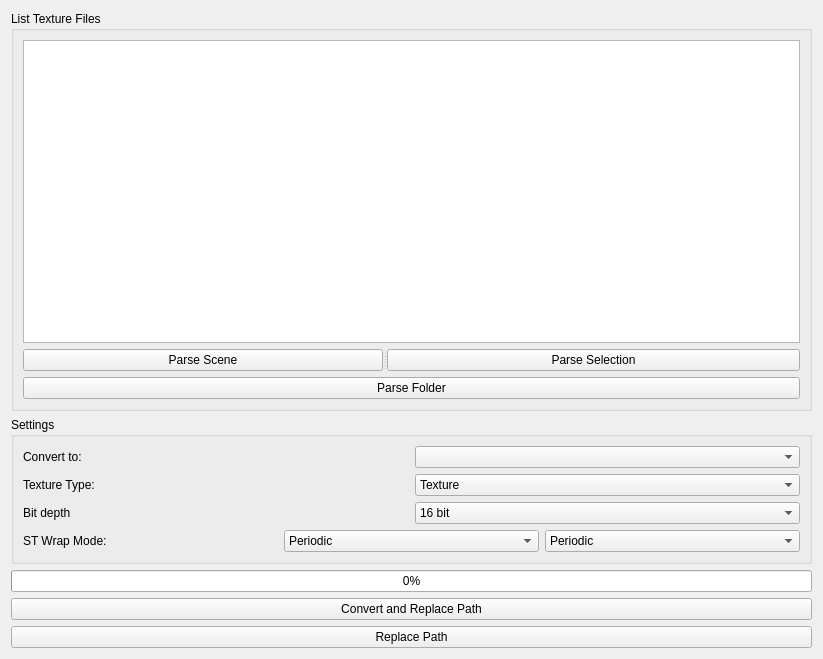
<?xml version="1.0" encoding="UTF-8"?>
<ui version="4.0">
 <class>sgGeoPaint</class>
 <widget class="QWidget" name="sgGeoPaint">
  <property name="geometry">
   <rect>
    <x>0</x>
    <y>0</y>
    <width>823</width>
    <height>659</height>
   </rect>
  </property>
  <property name="minimumSize">
   <size>
    <width>400</width>
    <height>201</height>
   </size>
  </property>
  <property name="windowTitle">
   <string>Convert ui to python</string>
  </property>
  <layout class="QGridLayout" name="gridLayout_4">
   <item row="5" column="0">
    <widget class="QPushButton" name="pushButton_sgReplacePath">
     <property name="text">
      <string>Replace Path</string>
     </property>
    </widget>
   </item>
   <item row="2" column="0">
    <widget class="QProgressBar" name="progressBar_sgConvertTextures">
     <property name="enabled">
      <bool>true</bool>
     </property>
     <property name="maximum">
      <number>100</number>
     </property>
     <property name="value">
      <number>0</number>
     </property>
     <property name="textVisible">
      <bool>true</bool>
     </property>
     <property name="invertedAppearance">
      <bool>false</bool>
     </property>
     <property name="format">
      <string>%p%</string>
     </property>
    </widget>
   </item>
   <item row="4" column="0">
    <widget class="QPushButton" name="pushButton_sgConvertAndReplace">
     <property name="text">
      <string>Convert and Replace Path</string>
     </property>
    </widget>
   </item>
   <item row="1" column="0">
    <widget class="QGroupBox" name="groupBox_sgConvertSettings">
     <property name="title">
      <string>Settings</string>
     </property>
     <property name="checkable">
      <bool>false</bool>
     </property>
     <layout class="QGridLayout" name="gridLayout_3">
      <item row="0" column="0">
       <layout class="QGridLayout" name="gridLayout">
        <item row="1" column="0">
         <widget class="QLabel" name="label_sgTextureType">
          <property name="text">
           <string>Texture Type:</string>
          </property>
         </widget>
        </item>
        <item row="1" column="1">
         <widget class="QComboBox" name="comboBox_sgTypeTexture">
          <item>
           <property name="text">
            <string>Texture</string>
           </property>
          </item>
          <item>
           <property name="text">
            <string>EnvLatL</string>
           </property>
          </item>
         </widget>
        </item>
        <item row="0" column="1">
         <widget class="QComboBox" name="comboBox_sgTypeConvert"/>
        </item>
        <item row="0" column="0">
         <widget class="QLabel" name="label_Texture">
          <property name="text">
           <string>Convert to:</string>
          </property>
         </widget>
        </item>
        <item row="2" column="1">
         <widget class="QComboBox" name="comboBox_sgBitDepth">
          <property name="currentIndex">
           <number>1</number>
          </property>
          <item>
           <property name="text">
            <string>8 bit</string>
           </property>
          </item>
          <item>
           <property name="text">
            <string>16 bit</string>
           </property>
          </item>
          <item>
           <property name="text">
            <string>half</string>
           </property>
          </item>
          <item>
           <property name="text">
            <string>float</string>
           </property>
          </item>
         </widget>
        </item>
        <item row="2" column="0">
         <widget class="QLabel" name="label_sgBitDepth">
          <property name="text">
           <string>Bit depth</string>
          </property>
         </widget>
        </item>
       </layout>
      </item>
      <item row="1" column="0">
       <layout class="QHBoxLayout" name="horizontalLayout">
        <item>
         <widget class="QLabel" name="label_WrapMode">
          <property name="text">
           <string>ST Wrap Mode:</string>
          </property>
         </widget>
        </item>
        <item>
         <widget class="QComboBox" name="comboBox_sgWrapHorizontal">
          <property name="currentText">
           <string>Periodic</string>
          </property>
          <property name="currentIndex">
           <number>2</number>
          </property>
          <item>
           <property name="text">
            <string>Black</string>
           </property>
          </item>
          <item>
           <property name="text">
            <string>Clamp</string>
           </property>
          </item>
          <item>
           <property name="text">
            <string>Periodic</string>
           </property>
          </item>
         </widget>
        </item>
        <item>
         <widget class="QComboBox" name="comboBox_sgWrapVertical">
          <property name="currentText">
           <string>Periodic</string>
          </property>
          <property name="currentIndex">
           <number>2</number>
          </property>
          <item>
           <property name="text">
            <string>Black</string>
           </property>
          </item>
          <item>
           <property name="text">
            <string>Clamp</string>
           </property>
          </item>
          <item>
           <property name="text">
            <string>Periodic</string>
           </property>
          </item>
         </widget>
        </item>
       </layout>
      </item>
     </layout>
    </widget>
   </item>
   <item row="0" column="0">
    <widget class="QGroupBox" name="groupBox_sgConvertListFile">
     <property name="title">
      <string>List Texture Files</string>
     </property>
     <layout class="QGridLayout" name="gridLayout_2">
      <item row="0" column="0">
       <widget class="QTreeWidget" name="treeWidget_sgConvertTextures">
        <property name="contextMenuPolicy">
         <enum>Qt::ActionsContextMenu</enum>
        </property>
        <property name="selectionMode">
         <enum>QAbstractItemView::ExtendedSelection</enum>
        </property>
        <attribute name="headerVisible">
         <bool>false</bool>
        </attribute>
        <column>
         <property name="text">
          <string notr="true">1</string>
         </property>
        </column>
       </widget>
      </item>
      <item row="1" column="0">
       <widget class="QSplitter" name="splitter_2">
        <property name="orientation">
         <enum>Qt::Horizontal</enum>
        </property>
        <widget class="QPushButton" name="pushButton_sgConvertTScene">
         <property name="text">
          <string>Parse Scene</string>
         </property>
        </widget>
        <widget class="QPushButton" name="pushButton_sgConvertTSelection">
         <property name="text">
          <string>Parse Selection</string>
         </property>
        </widget>
       </widget>
      </item>
      <item row="2" column="0">
       <widget class="QPushButton" name="pushButton_sgOpenFolder">
        <property name="text">
         <string>Parse Folder</string>
        </property>
       </widget>
      </item>
     </layout>
    </widget>
   </item>
  </layout>
 </widget>
 <resources/>
 <connections/>
</ui>
